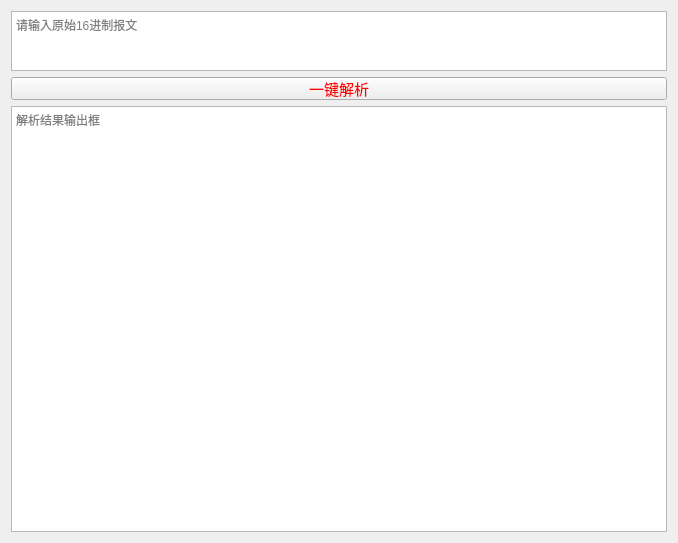
<?xml version="1.0" encoding="UTF-8"?>
<ui version="4.0">
 <class>mainwindow</class>
 <widget class="QWidget" name="mainwindow">
  <property name="windowModality">
   <enum>Qt::NonModal</enum>
  </property>
  <property name="geometry">
   <rect>
    <x>0</x>
    <y>0</y>
    <width>678</width>
    <height>543</height>
   </rect>
  </property>
  <property name="minimumSize">
   <size>
    <width>414</width>
    <height>353</height>
   </size>
  </property>
  <property name="maximumSize">
   <size>
    <width>678</width>
    <height>543</height>
   </size>
  </property>
  <property name="windowTitle">
   <string>32960解析工具</string>
  </property>
  <property name="windowIcon">
   <iconset>
    <normaloff>C:/Users/GG/.designer/backup/icon/tool.png</normaloff>C:/Users/GG/.designer/backup/icon/tool.png</iconset>
  </property>
  <layout class="QVBoxLayout" name="verticalLayout_2" stretch="0">
   <item>
    <layout class="QVBoxLayout" name="verticalLayout" stretch="0,0,0">
     <item>
      <widget class="QTextEdit" name="textEdit">
       <property name="minimumSize">
        <size>
         <width>0</width>
         <height>60</height>
        </size>
       </property>
       <property name="maximumSize">
        <size>
         <width>16777215</width>
         <height>60</height>
        </size>
       </property>
       <property name="placeholderText">
        <string>请输入原始16进制报文</string>
       </property>
      </widget>
     </item>
     <item>
      <widget class="QPushButton" name="button">
       <property name="minimumSize">
        <size>
         <width>394</width>
         <height>23</height>
        </size>
       </property>
       <property name="maximumSize">
        <size>
         <width>658</width>
         <height>23</height>
        </size>
       </property>
       <property name="styleSheet">
        <string notr="true">QPushButton { 
    color: red ;
    font-size:15px;
}</string>
       </property>
       <property name="text">
        <string>一键解析</string>
       </property>
      </widget>
     </item>
     <item>
      <widget class="QTextBrowser" name="textBrowser">
       <property name="enabled">
        <bool>true</bool>
       </property>
       <property name="minimumSize">
        <size>
         <width>394</width>
         <height>278</height>
        </size>
       </property>
       <property name="maximumSize">
        <size>
         <width>658</width>
         <height>468</height>
        </size>
       </property>
       <property name="placeholderText">
        <string>解析结果输出框</string>
       </property>
      </widget>
     </item>
    </layout>
   </item>
  </layout>
 </widget>
 <resources/>
 <connections/>
</ui>
